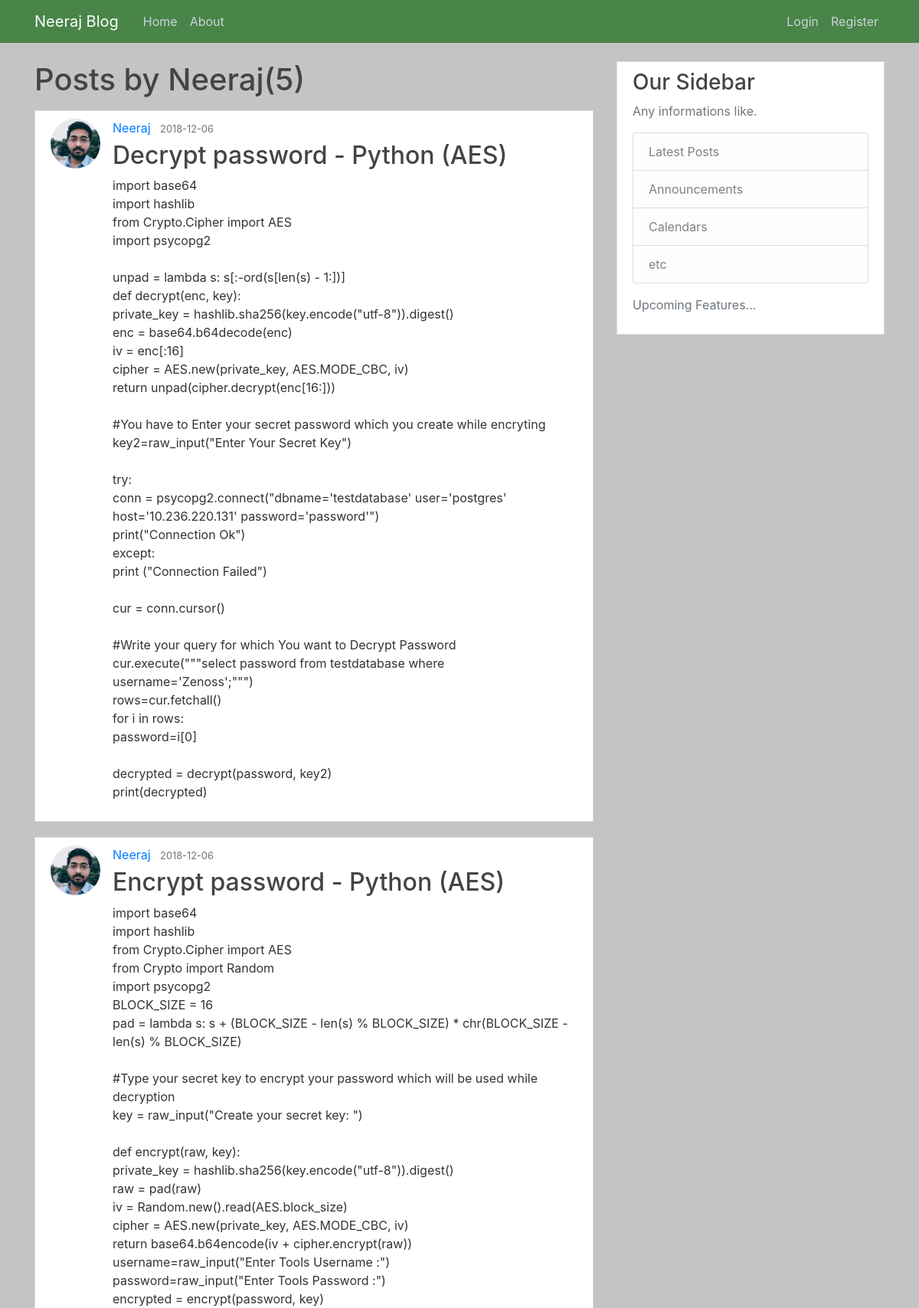
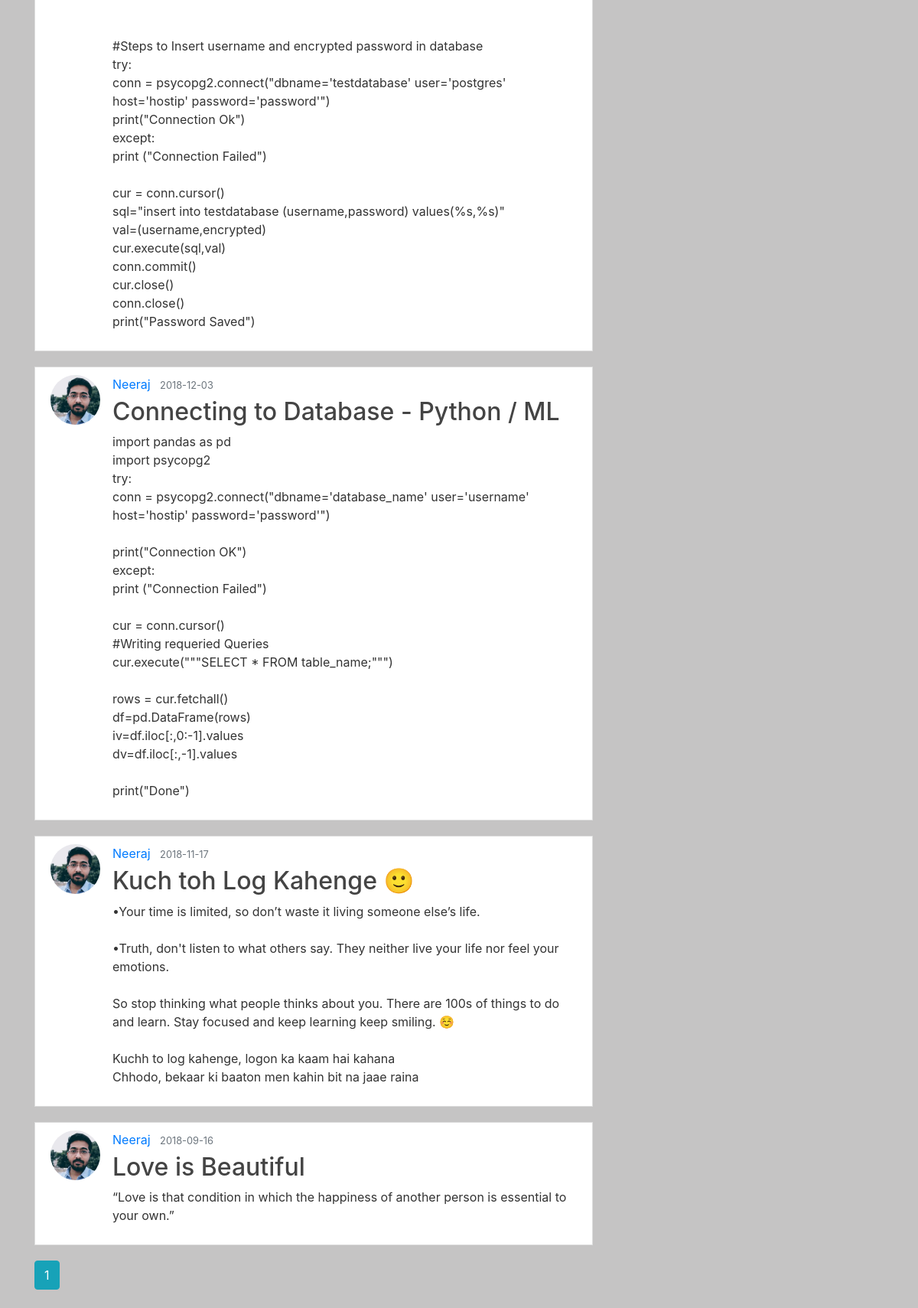
The page /user/Neeraj on the database its author committed (2 pictures, top to bottom).
### flaskblog/models.py (models this page shows, shortened)
class User(db.Model, UserMixin):
    id = db.Column(db.Integer, primary_key=True)
    username = db.Column(db.String(20), unique=True, nullable=False)
    email = db.Column(db.String(120), unique=True, nullable=False)
    image_file = db.Column(db.String(20),nullable=False, default='default.jpg')
    password = db.Column(db.String(60),nullable=False)
    post = db.relationship('Post', backref='author', lazy=True)

class Post(db.Model):
    id=db.Column(db.Integer, primary_key=True)
    title=db.Column(db.String(100), nullable=False)
    date_posted=db.Column(db.DateTime, nullable=False, default=datetime.utcnow)
    content= db.Column(db.Text, nullable=False)
    user_id = db.Column(db.Integer, db.ForeignKey('user.id'), nullable=False)

### flaskblog/routes.py (the view)
@app.route("/user/<string:username>")
def user_posts(username):
    page= request.args.get('page', 1, type=int)
    user= User.query.filter_by(username=username).first_or_404()
    posts=Post.query.filter_by(author=user).order_by(Post.date_posted.desc()).paginate(page=page, per_page=5)
    return render_template('user_posts.html',posts=posts, user=user)

### flaskblog/templates/user_posts.html
{% extends "layout.html" %}
{% block content %}
  <h1 class="mb-3"> Posts by {{ user.username }}({{ posts.total}})</h1>
  {% for post in posts.items %}
<article class="media content-section">
  <img class="rounded-circle article-img" src="{{ url_for('static', filename='profile_pics/'+ post.author.image_file) }}">
  <div class="media-body">
    <div class="article-metadata">
      <a class="mr-2" href="{{url_for('user_posts', username=post.author.username)}}">{{ post.author.username }}</a>
      <small class="text-muted">{{ post.date_posted.strftime('%Y-%m-%d') }}</small>
    </div>
    <h2><a class="article-title" href="{{url_for('post', post_id=post.id)}}">{{ post.title }}</a></h2>
    <p class="article-content">{{ post.content }}</p>
  </div>
</article>
  {% endfor %}
  {% for page_num in posts.iter_pages(left_edge=1, right_edge=1, left_current=1, right_current=2)%}
    {% if page_num %}
      {% if posts.page == page_num %}
      <a class="btn btn-info mb-4" href="{{url_for('user_posts',username=user.username, page=page_num)}}">{{page_num}}</a>
      {% else %}
      <a class="btn btn-outline-info mb-4" href="{{url_for('user_posts',username=user.username, page=page_num)}}">{{page_num}}</a>
      {% endif %}
    {% else %}
      ...
    {% endif %}
    {% endfor %}
{% endblock content %}

### flaskblog/static/main.css (style rules this page uses)
body { background: #c5c4c4; color: #333333; margin-top: 5rem; }
h1, h2, h3, h4, h5, h6 { color: #444444; }
.content-section { background: #ffffff; padding: 10px 20px; border: 1px solid #dddddd; margin-bottom: 20px; }
.article-title { color: #444444; }
.article-content { white-space: pre-line; }
.article-img { height: 65px; width: 65px; margin-right: 16px; }
.article-metadata { padding-bottom: 1px; margin-bottom: 4px; }

### rows shown on the page
User: username "Neeraj"
Post: image_file (picture), author.username "Neeraj", date_posted "2018-12-06", title "Decrypt password - Python (AES)", content "import base64 import hashlib from Crypto.Cipher import AES import psycopg2 unpad = lambda s: s[:-ord(s[len(s) - 1:])] def decrypt(enc, key): private_key = hashlib.sha256(key.encode(\"utf-8\")).digest() enc = base64.b64decode(enc) iv = enc[:16] cipher = AES.new(private_key, AES.MODE_CBC, iv) return unpad(cipher.decrypt(enc[16:])) #You have to Enter your secret password which you create while encryting key2=raw_input(\"Enter Your Secret Key\") try: conn = psycopg2.connect(\"dbname='testdatabase' user='postgres' host='10.236.220.131' password='password'\") print(\"Connection Ok\") except: print (\"Connection Failed\") cur = conn.cursor() #Write your query for which You want to Decrypt Password…"
Post: image_file (picture), author.username "Neeraj", date_posted "2018-12-06", title "Encrypt password - Python (AES)", content "import base64 import hashlib from Crypto.Cipher import AES from Crypto import Random import psycopg2 BLOCK_SIZE = 16 pad = lambda s: s + (BLOCK_SIZE - len(s) % BLOCK_SIZE) * chr(BLOCK_SIZE - len(s) % BLOCK_SIZE) #Type your secret key to encrypt your password which will be used while decryption key = raw_input(\"Create your secret key: \") def encrypt(raw, key): private_key = hashlib.sha256(key.encode(\"utf-8\")).digest() raw = pad(raw) iv = Random.new().read(AES.block_size) cipher = AES.new(private_key, AES.MODE_CBC, iv) return base64.b64encode(iv + cipher.encrypt(raw)) username=raw_input(\"Enter Tools Username :\") password=raw_input(\"Enter Tools Password :\") encrypted = encrypt(password, key)…"
Post: image_file (picture), author.username "Neeraj", date_posted "2018-12-03", title "Connecting to Database - Python / ML", content "import pandas as pd import psycopg2 try: conn = psycopg2.connect(\"dbname='database_name' user='username' host='hostip' password='password'\") print(\"Connection OK\") except: print (\"Connection Failed\") cur = conn.cursor() #Writing requeried Queries cur.execute(\"\"\"SELECT * FROM table_name;\"\"\") rows = cur.fetchall() df=pd.DataFrame(rows) iv=df.iloc[:,0:-1].values dv=df.iloc[:,-1].values print(\"Done\")"
Post: image_file (picture), author.username "Neeraj", date_posted "2018-11-17", title "Kuch toh Log Kahenge 🙂", content "•Your time is limited, so don’t waste it living someone else’s life. •Truth, don't listen to what others say. They neither live your life nor feel your emotions. So stop thinking what people thinks about you. There are 100s of things to do and learn. Stay focused and keep learning keep smiling. ☺️ Kuchh to log kahenge, logon ka kaam hai kahana Chhodo, bekaar ki baaton men kahin bit na jaae raina"
Post: image_file (picture), author.username "Neeraj", date_posted "2018-09-16", title "Love is Beautiful", content "“Love is that condition in which the happiness of another person is essential to your own.”"

### other values the page prints
{{ posts.total }} "5"
{{ page_num }} "1"
